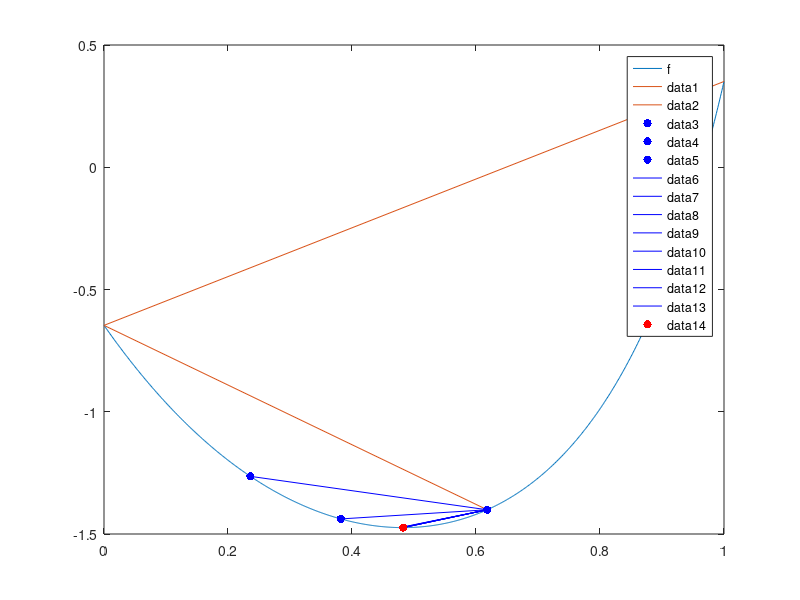

MATLAB code to generate this figure:
function lab_03()
    clc();

    a = 0;
    b = 1;
    eps = 1e-6;

    debugFlag = true;
    delay = 0.5;

    fplot(@f, [a, b]);
    hold on;

    fprintf('Выбор изначальных точек x1, x2, x3 с помощью метода золотого сечения:\n\n');

    tau = (sqrt(5) - 1) / 2;
    l = b - a;

    x1 = b - tau * l;
    x2 = a + tau * l;
    f1 = f(x1);
    f2 = f(x2);

    N = 2;
    while true
        if debugFlag
            fprintf('N = %2d:   a = %.10f;   b = %.10f;\n', N, a, b);
            line([a b], [f(a) f(b)]);
            pause(delay);
        end

        if l > 2 * eps
            if f1 <= f2
                b = x2;
                fb = f2;
                l = b - a;

                x2 = x1;
                f2 = f1;

                x1 = b - tau * l;
                f1 = f(x1);

                if f1 >= f2
                    x3 = b;
                    f3 = fb;
                    break;
                end
            else
                a = x1;
                fa = f1;
                l = b - a;

                x1 = x2;
                f1 = f2;

                x2 = a + tau * l;
                f2 = f(x2);

                if f1 <= f2
                    x3 = x2;
                    f3 = f2;

                    x2 = x1;
                    f2 = f1;

                    x1 = a;
                    f1 = fa;
                    break;
                end
            end
        
            N = N + 1;
        else
            xStar = (a + b) / 2;
            fStar= f(xStar);

            N = N + 1;
            scatter(xStar, fStar, 'r', 'filled');
            fprintf('\nОтвет:   x* = %.10f;   f(x*) = %.10f.\n\n', xStar, fStar);
            return;
        end
    end

    N = N + 1;

    if debugFlag
        fprintf('N = %2d:   a = %.10f;   b = %.10f;\n\n', N, a, b);
        line([a b], [f(a) f(b)]);
        pause(delay);

        scatter(x1, f1, 'b', 'filled');
        scatter(x2, f2, 'b', 'filled');
        scatter(x3, f3, 'b', 'filled');
        fprintf('x1 = %.10f\nx2 = %.10f\nx3 = %.10f\n\n', x1, x2, x3);
        line([x1 x3], [f1 f3], 'color', 'b');
        pause(delay);
    end


    fprintf('Метод парабол:\n\n');

    a1 = (f2 - f1) ./ (x2 - x1);
    a2 = ((f3 - f1) ./ (x3 - x1) - (f2 - f1) ./ (x2 - x1)) ./ (x3 - x2);
    x_line = 1 / 2 .* (x1 + x2 - a1 ./ a2);
    f_line = f(x_line);
    it = 1;

    while true 
        if it == 1 || abs(prev_x_line - x_line) > eps
            it = it + 1;
        
            if f_line > f2
                temp = f_line; 
                f_line = f2; 
                f2 = temp;

                temp = x_line; 
                x_line = x2; 
                x2 = temp;
            end
    
            if x_line > x2
                x1 = x2; 
                f1 = f2;
            else
                x3 = x2; 
                f3 = f2;
            end

            x2 = x_line; 
            f2 = f_line;

            prev_x_line = x_line;

            a1 = (f2 - f1) ./ (x2 - x1);
            a2 = ((f3 - f1) ./ (x3 - x1) - (f2 - f1) ./ (x2 - x1)) ./ (x3 - x2);
            x_line = 1 / 2 .* (x1 + x2 - a1 ./ a2);
            f_line = f(x_line);

            N = N + 1;

            if debugFlag
                fprintf('Для N = %2d:\n', N);
                fprintf('x1 = %.10f;   f1 = %.10f;\n', x1, f1);
                fprintf('x2 = %.10f;   f2 = %.10f;\n', x2, f2);
                fprintf('x3 = %.10f;   f3 = %.10f;\n', x3, f3);
                fprintf('Текущее приближение: x = %.10f, f(x) = %.10f\n\n', x_line, f_line);
                line([x1 x3], [f1 f3], 'color', 'b');
                pause(delay);
            end
        else
            xStar = x_line;
            fStar = f_line;

            break;
        end
    end
    
    if debugFlag
        scatter(xStar, fStar, 'r', 'filled');
        fprintf('Ответ:   x* = %.10f;   f(x*) = %.10f.\n\n', xStar, fStar);
    end
end

function y = f(x)
    y = cosh((3 .* power(x, 3) + 2 .* power(x, 2) - 4 .* x + 5) ./ 3) + tanh((power(x, 3) - 3 .* power(2, 1/2) .* x - 2) ./ (2 .* x + power(2, 1/2))) - 2.5;
end
